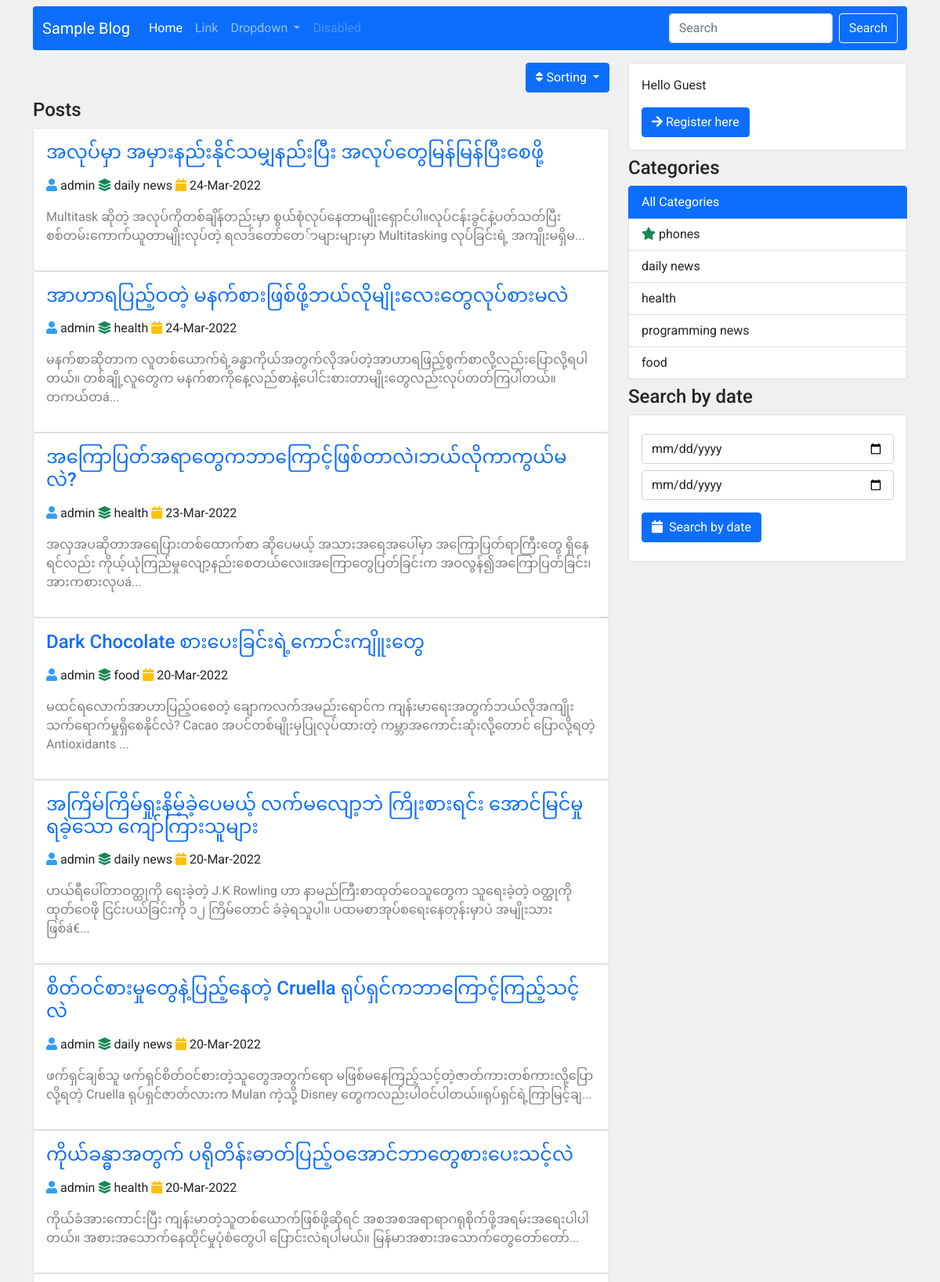
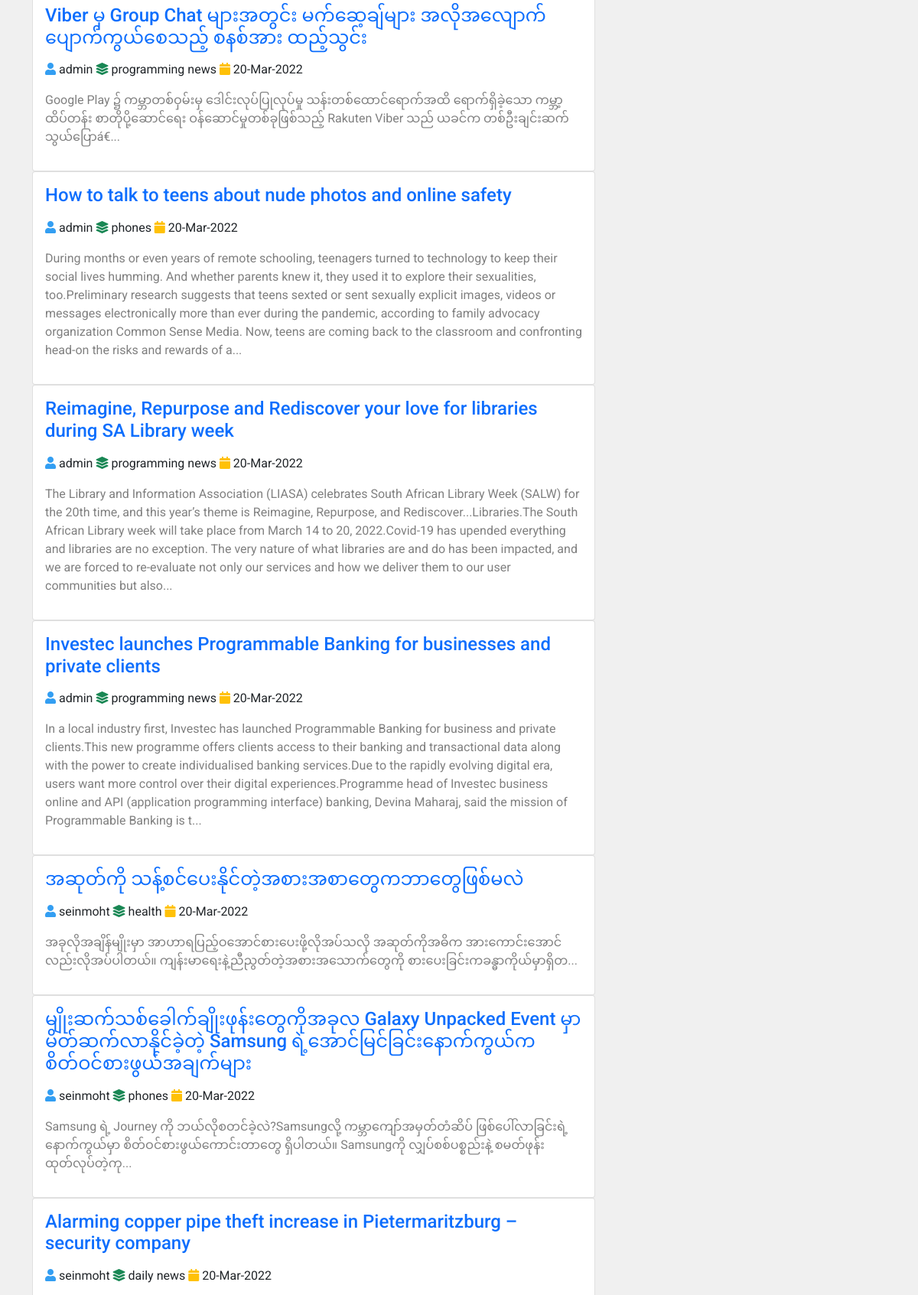
The page / (upper part) on the database its author committed (2 pictures, top to bottom).
### tables this page shows
CREATE TABLE `posts` (
  `id` int(11) NOT NULL,
  `title` varchar(255) NOT NULL,
  `description` longtext NOT NULL,
  `user_id` int(11) NOT NULL,
  `category_id` int(11) NOT NULL,
  `is_publish` enum('0','1') NOT NULL DEFAULT '0',
  `ordering` int(11) DEFAULT NULL,
  `created_at` timestamp NOT NULL DEFAULT current_timestamp()
);

CREATE TABLE `users` (
  `id` int(11) NOT NULL,
  `name` varchar(50) NOT NULL,
  `email` varchar(50) NOT NULL,
  `password` varchar(255) NOT NULL,
  `role` enum('0','1','2') NOT NULL DEFAULT '2',
  `photo` varchar(255) DEFAULT 'default.png',
  `created_at` timestamp NOT NULL DEFAULT current_timestamp(),
  `money` double DEFAULT 0
);

CREATE TABLE `categories` (
  `id` int(11) NOT NULL,
  `title` varchar(255) NOT NULL,
  `ordering` int(11) NOT NULL,
  `user_id` int(11) DEFAULT NULL,
  `created_at` timestamp NOT NULL DEFAULT current_timestamp()
);

### index.php (called while the page is built)
<?php require_once "core/base.php" ?>
<?php require_once "core/functions.php" ?>
<?php require_once "front_panel/head.php" ?>
<?php require_once "front_panel/site-head.php" ?>
<?php require_once "front_panel/foot.php" ?>

### core/functions.php (called while the page is built, shortened)
<?php
function fetch($sql) {
    $query = mysqli_query(con(),$sql);
    $row = mysqli_fetch_assoc($query);
    return $row;
}
function fetchAll($sql) {
    $query = mysqli_query(con(),$sql);
    $rows = [];
    while($row = mysqli_fetch_assoc($query)) {
        array_push($rows,$row);
    }
    return $rows;
}
function short($str,$length = "100") {
        return substr($str,0,$length)."...";
}
function user($id) {
    $sql = "SELECT * FROM users WHERE id = $id";
    return fetch($sql);
}
function category($id) {
    $sql = "SELECT * FROM categories WHERE id = $id";
    return fetch($sql);
}
function fPosts($orderby = "id", $sorting = "DESC") {
    $sql = "SELECT * FROM posts ORDER BY $orderby $sorting";
    return fetchAll($sql);
}
function fCategories() {
    $sql = "SELECT * FROM categories ORDER BY ordering DESC";
    return fetchAll($sql);
}

### core/base.php (called while the page is built, shortened)
<?php
function con() {
    return $conn = new mysqli('localhost','root','','blog');
}

### single.php (the view)
<div class="card">
    <div class="card-body">
        <a href="detail.php?id=<?php echo $p['id'] ?>&category_id=<?php echo $p['category_id'] ?>" class="text-decoration-none text-dark">
            <h4 class="ptitle text-primary">
                <?php echo $p['title'] ?>
            </h4>
        </a>
        <p class="mt-3">
            <i class="fas fa-user text-pri"></i>
            <?php echo user($p['user_id'])['name'] ?>
            <i class="fas fa-layer-group text-success"></i>
            <?php echo category($p['category_id'])['title']; ?>
            <i class="fas fa-calendar text-warning"></i>
            <?php echo date("d-M-Y",strtotime($p['created_at'])); ?>
        </p>
        <p class="text-black-50">
            <?php echo short(strip_tags(html_entity_decode($p['description'])),500) ?>
        </p>
    </div>
</div>

### front_panel/site-head.php (shortened to what this page needs)
</head>
<body style="background-color: #f0f0f0;">
<div class="container">
    <nav class="navbar navbar-expand-lg navbar-dark bg-primary my-2 rounded">
        <div class="container-fluid">
            <a class="navbar-brand" href="index.php">Sample Blog</a>
            <div class="collapse navbar-collapse" id="navbarSupportedContent">
                <ul class="navbar-nav me-auto mb-2 mb-lg-0">
                    <li class="nav-item">
                        <a class="nav-link active" aria-current="page" href="index.php">Home</a>
                    </li>
                    <li class="nav-item">
                        <a class="nav-link" href="#">Link</a>
                    </li>
                    <li class="nav-item dropdown">
                        <a class="nav-link dropdown-toggle" href="#" id="navbarDropdown" role="button" data-bs-toggle="dropdown" aria-expanded="false">
                            Dropdown
                        </a>
                    </li>
                    <li class="nav-item">
                        <a class="nav-link disabled">Disabled</a>
                    </li>
                </ul>
                <form class="d-flex" action="search.php" method="post">
                    <input class="form-control me-2" type="search" name="search_by" placeholder="Search" aria-label="Search">
                    <button class="btn btn-outline-light" name="search" type="submit">Search</button>
                </form>
            </div>
        </div>
    </nav>
    <div class="row">
        <div class="col-12 col-md-8">
            <div class="dropdown">
                <button class="btn btn-primary d-block ms-auto dropdown-toggle" type="button" id="dropdownMenuButton1" data-bs-toggle="dropdown" aria-expanded="false">
                    <i class="fas fa-sort"></i>
                    Sorting
                </button>
            </div>
            <h4 class="my-2">Posts</h4>
            <?php
            if(isset($_GET['orderby']) && isset($_GET['sorting'])) {
                $orderby = $_GET['orderby'];
                $sorting = strtoupper($_GET['sorting']);
                $post = fPosts($orderby,$sorting);
            }else {
                $post = fPosts();
            }
            foreach ($post as $p) {
                include "./single.php";
            } ?>
        </div>
        <?php require_once "./front_panel/right-side-bar.php" ?>
    </div>
</div>

### front_panel/right-side-bar.php (shortened to what this page needs)
<div class="col-12 col-md-4">
    <div class="front-panel-right-side">
        <div class="card">
            <div class="card-body">
                <?php if(isset($_SESSION['user'])) { ?>
                <p>
                    Hello <?php echo $_SESSION['user']['name']; ?>
                </p>
                <a class="btn btn-primary" href="dashboard.php">
                    <i class="fas fa-arrow-right"></i>
                    Go Dashboard
                </a>
                <?php }else { ?>
                <p>
                    Hello Guest
                </p>
                <a class="btn btn-primary" href="register.php">
                    <i class="fas fa-arrow-right"></i>
                    Register here
                </a>
                <?php } ?>
            </div>
        </div>
        <h4 class="my-2">Categories</h4>
        <div class="list-group">
            <a href="index.php" class="list-group-item list-group-item-action active">All Categories</a>
            <?php foreach (fCategories() as $row) { ?>
                <a href="category_based_post.php?category_id=<?php echo $row['id'] ?>" class="list-group-item list-group-item-action">
                    <?php if($row['ordering'] == 1) { ?>
                        <i class="fas fa-star text-success"></i>
                    <?php } ?>
                    <?php echo $row['title'] ?>
                </a>
            <?php } ?>
        </div>
        <h4 class="my-2">Search by date</h4>
        <div class="card">
            <div class="card-body">
                <form action="search_by_date.php" method="get">
                    <input type="date" name="start" class="form-control my-2">
                    <input type="date" name="end" class="form-control my-2">
                    <button class="btn btn-primary my-2" name="searchdate"><i class="fas fa-calendar me-2"></i>Search by date</button>
                </form>
            </div>
        </div>
    </div>
</div>

### assets/css/style.css (style rules this page uses)
:root { --primary: #2397F1ED; --primary-soft: #f0f0f0; --soft-success: #8eecf5; }
* { margin: 0; padding: 0; box-sizing: border-box; }
body { font-family: 'Roboto', sans-serif; }
.text-pri { color: var(--primary); }
.front-panel-right-side { position: -webkit-sticky; position: sticky; top: 15px; }

### rows shown on the page
posts: title "အလုပ်မှာ အမှားနည်းနိုင်သမျှနည်းပြီး အလုပ်တွေမြန်မြန်ပြီးစေဖို့", user.name "admin", category.title "daily news", created_at "24-Mar-2022", description "Multitask ဆိုတဲ့ အလုပ်ကိုတစ်ချိန်တည်းမှာ စွယ်စုံလုပ်နေတာမျိုးရှောင်ပါ။လုပ်ငန်းခွင်နဲ့ပတ်သတ်ပြီး စစ်တမ်းကောက်ယူတာမျိုးလုပ်တဲ့ ရလဒ်တော်တေ်ာများများမှာ Multitasking လုပ်ခြင်းရဲ့ အကျိုးမရှိမ..."
posts: title "အာဟာရပြည့်ဝတဲ့ မနက်စားဖြစ်ဖို့ဘယ်လိုမျိုးလေးတွေလုပ်စားမလဲ", user.name "admin", category.title "health", created_at "24-Mar-2022", description "မနက်စာဆိုတာက လူတစ်ယောက်ရဲ့ခန္ဓာကိုယ်အတွက်လိုအပ်တဲ့အာဟာရဖြည့်စွက်စာလို့လည်းပြောလို့ရပါတယ်။ တစ်ချို့လူတွေက မနက်စာကိုနေ့လည်စာနဲ့ပေါင်းစားတာမျိုးတွေလည်းလုပ်တတ်ကြပါတယ်။ တကယ်တá..."
posts: title "အကြောပြတ်အရာတွေကဘာကြောင့်ဖြစ်တာလဲ၊ဘယ်လိုကာကွယ်မလဲ?", user.name "admin", category.title "health", created_at "23-Mar-2022", description "အလှအပဆိုတာအရေပြားတစ်ထောက်စာ ဆိုပေမယ့် အသားအရေအပေါ်မှာ အကြောပြတ်ရာကြီးတွေ ရှိနေရင်လည်း ကိုယ့်ယုံကြည်မှုလျော့နည်းစေတယ်လေ။အကြောတွေပြတ်ခြင်းက အဝလွန်၍အကြောပြတ်ခြင်း၊ အားကစားလုပá..."
posts: title "Dark Chocolate စားပေးခြင်းရဲ့ကောင်းကျိူးတွေ", user.name "admin", category.title "food", created_at "20-Mar-2022", description "မထင်ရလောက်အာဟာပြည့်ဝစေတဲ့ ချောကလက်အမည်းရောင်က ကျန်းမာရေးအတွက်ဘယ်လိုအကျိုးသက်ရောက်မှုရှိစေနိုင်လဲ? Cacao အပင်တစ်မျိုးမှပြုလုပ်ထားတဲ့ ကမ္ဘာအကောင်းဆုံးလို့တောင် ပြောလို့ရတဲ့ Antioxidants ..."
posts: title "အကြိမ်ကြိမ်ရှုးနိမ့်ခဲ့ပေမယ့် လက်မလျော့ဘဲ ကြိုးစားရင်း အောင်မြင်မှုရခဲ့သော ကျော်ကြားသူများ", user.name "admin", category.title "daily news", created_at "20-Mar-2022", description "ဟယ်ရီပေါ်တာဝတ္ထုကို ရေးခဲ့တဲ့ J.K Rowling ဟာ နာမည်ကြီးစာထုတ်ဝေသူတွေက သူရေးခဲ့တဲ့ ဝတ္ထုကို ထုတ်ဝေဖို ငြင်းပယ်ခြင်းကို ၁၂ ကြိမ်တောင် ခံခဲ့ရသူပါ။ ပထမစာအုပ်စရေးနေတုန်းမှာပဲ အမျိုးသားဖြစ်á€..."
posts: title "စိတ်ဝင်စားမှုတွေနဲ့ပြည့်နေတဲ့ Cruella ရုပ်ရှင်ကဘာကြောင့်ကြည့်သင့်လဲ", user.name "admin", category.title "daily news", created_at "20-Mar-2022", description "ဖက်ရှင်ချစ်သူ ဖက်ရှင်စိတ်ဝင်စားတဲ့သူတွေအတွက်ရော မဖြစ်မနေကြည့်သင့်တဲ့ဇာတ်ကားတစ်ကားလို့ပြောလို့ရတဲ့ Cruella ရုပ်ရှင်ဇာတ်လားက Mulan ကဲ့သို့ Disney တွေကလည်းပါဝင်ပါတယ်။ရုပ်ရှင်ရဲ့ကြာမြင့်ချ..."
posts: title "ကိုယ်ခန္ဓာအတွက် ပရိုတိန်းဓာတ်ပြည့်ဝအောင်ဘာတွေစားပေးသင့်လဲ", user.name "admin", category.title "health", created_at "20-Mar-2022", description "ကိုယ်ခံအားကောင်းပြီး ကျန်းမာတဲ့သူတစ်ယောက်ဖြစ်ဖို့ဆိုရင် အစအစအရာရာဂရုစိုက်ဖို့အရမ်းအရေးပါပါတယ်။ အစားအသောက်နေထိုင်မှုပုံစံတွေပါ ပြောင်းလဲရပါမယ်။ မြန်မာအစားအသောက်တွေတော်တော်..."
posts: title "Viber မှ Group Chat များအတွင်း မက်ဆေ့ချ်များ အလိုအလျောက် ပျောက်ကွယ်စေသည့် စနစ်အား ထည့်သွင်း", user.name "admin", category.title "programming news", created_at "20-Mar-2022", description "Google Play ၌ ကမ္ဘာတစ်ဝှမ်းမှ ဒေါင်းလုပ်ပြုလုပ်မှု သန်းတစ်ထောင်ရောက်အထိ ရောက်ရှိခဲ့သော ကမ္ဘာ့ထိပ်တန်း စာတိုပို့ဆောင်ရေး ဝန်ဆောင်မှုတစ်ခုဖြစ်သည့် Rakuten Viber သည် ယခင်က တစ်ဦးချင်းဆက်သွယ်ပြောá€..."
posts: title "How to talk to teens about nude photos and online safety", user.name "admin", category.title "phones", created_at "20-Mar-2022", description "During months or even years of remote schooling, teenagers turned to technology to keep their social lives humming. And whether parents knew it, they used it to explore their sexualities, too.Preliminary research suggests that teens sexted or sent sexually explicit images, videos or messages electronically more than ever during the pandemic, according to family advocacy organization Common Sense Media. Now, teens are coming back to the classroom and confronting head-on the risks and rewards of a..."
posts: title "Reimagine, Repurpose and Rediscover your love for libraries during SA Library week", user.name "admin", category.title "programming news", created_at "20-Mar-2022", description "The Library and Information Association (LIASA) celebrates South African Library Week (SALW) for the 20th time, and this year’s theme is Reimagine, Repurpose, and Rediscover...Libraries.The South African Library week will take place from March 14 to 20, 2022.Covid-19 has upended everything and libraries are no exception. The very nature of what libraries are and do has been impacted, and we are forced to re-evaluate not only our services and how we deliver them to our user communities but also..."
posts: title "Investec launches Programmable Banking for businesses and private clients", user.name "admin", category.title "programming news", created_at "20-Mar-2022", description "In a local industry first, Investec has launched Programmable Banking for business and private clients.This new programme offers clients access to their banking and transactional data along with the power to create individualised banking services.Due to the rapidly evolving digital era, users want more control over their digital experiences.Programme head of Investec business online and API (application programming interface) banking, Devina Maharaj, said the mission of Programmable Banking is t..."
posts: title "အဆုတ်ကို သန့်စင်ပေးနိုင်တဲ့အစားအစာတွေကဘာတွေဖြစ်မလဲ", user.name "seinmoht", category.title "health", created_at "20-Mar-2022", description "အခုလိုအချိန်မျိုးမှာ အာဟာရပြည့်ဝအောင်စားပေးဖို့လိုအပ်သလို အဆုတ်ကိုအဓိက အားကောင်းအောင်လည်းလိုအပ်ပါတယ်။ ကျန်းမာရေးနဲ့ညီညွတ်တဲ့အစားအသောက်တွေကို စားပေးခြင်းကခန္ဓာကိုယ်မှာရှိတ..."
posts: title "မျိုးဆက်သစ်ခေါက်ချိုးဖုန်းတွေကိုအခုလ Galaxy Unpacked Event မှာမိတ်ဆက်လာနိုင်ခဲ့တဲ့ Samsung ရဲ့အောင်မြင်ခြင်းနောက်ကွယ်ကစိတ်ဝင်စားဖွယ်အချက်များ", user.name "seinmoht", category.title "phones", created_at "20-Mar-2022", description "Samsung ရဲ့ Journey ကို ဘယ်လိုစတင်ခဲ့လဲ?Samsungလို့ ကမ္ဘာကျော်အမှတ်တံဆိပ် ဖြစ်ပေါ်လာခြင်းရဲ့ နောက်ကွယ်မှာ စိတ်ဝင်စားဖွယ်ကောင်းတာတွေ ရှိပါတယ်။ Samsungကို လျှပ်စစ်ပစ္စည်းနဲ့ စမတ်ဖုန်းထုတ်လုပ်တဲ့ကု..."
posts: title "Alarming copper pipe theft increase in Pietermaritzburg – security company", user.name "seinmoht", category.title "daily news", created_at "20-Mar-2022"
categories: ordering 1 (drawn), title "phones"
categories: title "daily news"
categories: title "health"
categories: title "programming news"
categories: title "food"
